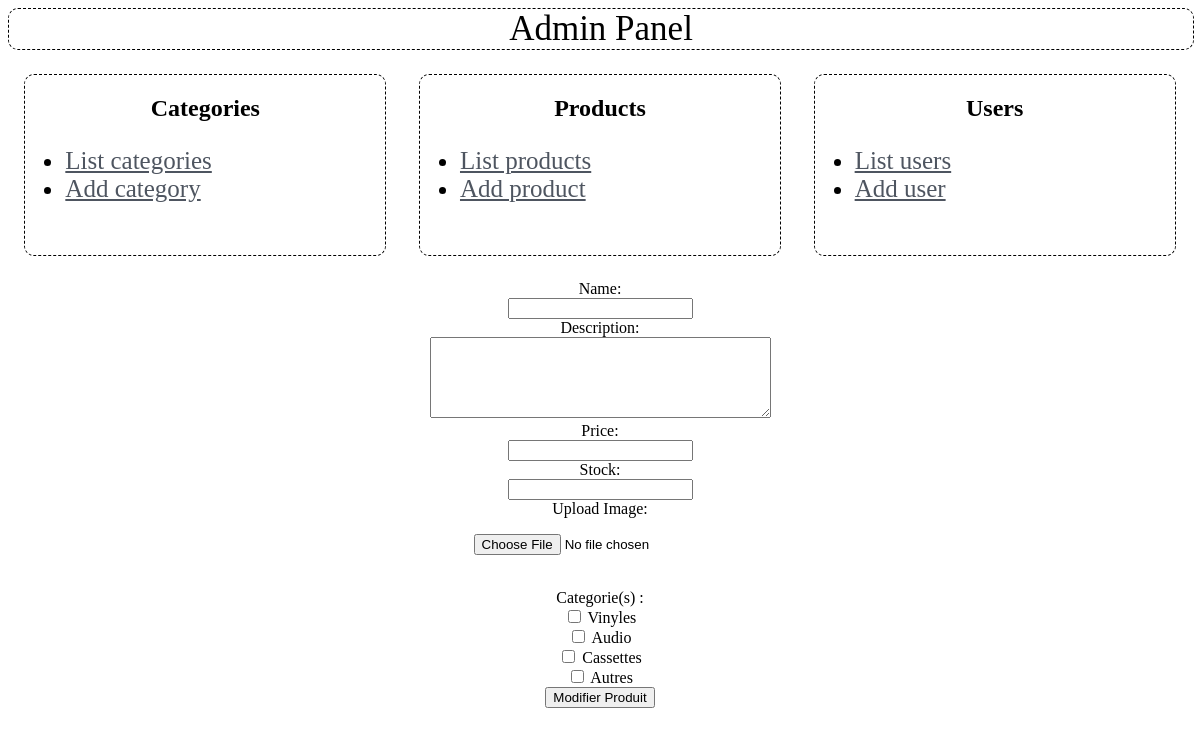
Page /admin/pdt_modif.php?id=1 on the committed database.
### tables this page shows
CREATE TABLE `categories` (
  `id_category` int(11) NOT NULL,
  `name` varchar(45) NOT NULL,
  `description` text NOT NULL
);

### admin/includes/get_request.php (called while the page is built, shortened)
<?php
function get_categories()
{
   $categories = [];
   $connection = db_connect();
   $res = mysqli_query($connection, 'SELECT * FROM categories');
   while ($data = mysqli_fetch_assoc($res))
   {
       $categories [] = $data;
   }
   return ($categories);
}
?>

### admin/pdt_modif.php (the view, shortened to what this page needs)
<?php
  include("includes/header.php");
  $get_cats = get_categories();
?>
    <div class="admin-panel">
      <form method="POST" action="process/pdt.php" enctype="multipart/form-data">
        Name:<br>
        <input type="text" name="name" value=""><br>
        Description:<br>
        <textarea name="description" rows=5 cols=40></textarea><br>
        Price:<br>
        <input type="number" name="price" value=""><br>
        Stock:<br>
        <input type="number" name="stock" value=""><br>
        Upload Image:<br>
        <p><input type="file" name="image" id="imgupload"><br><br></p>
        Categorie(s) :<br>
        <?php foreach ($get_cats as $v) { ?>
          <input type="checkbox" name="cat[]" value="<?php echo $v['id_category']?>">
          <label for="coding"><?php echo $v['name'];?></label><br>
        <?php }?>
        <input type="submit" value="Modifier Produit">
      </form>
    </div>
<?php include("includes/footer.php") ?>

### admin/css/style.css (style rules this page uses)
.admin-panel { width: 100%; text-align: center; }

### rows in the picture
categories: name "Vinyles"
categories: name "Audio"
categories: name "Cassettes"
categories: name "Autres"
